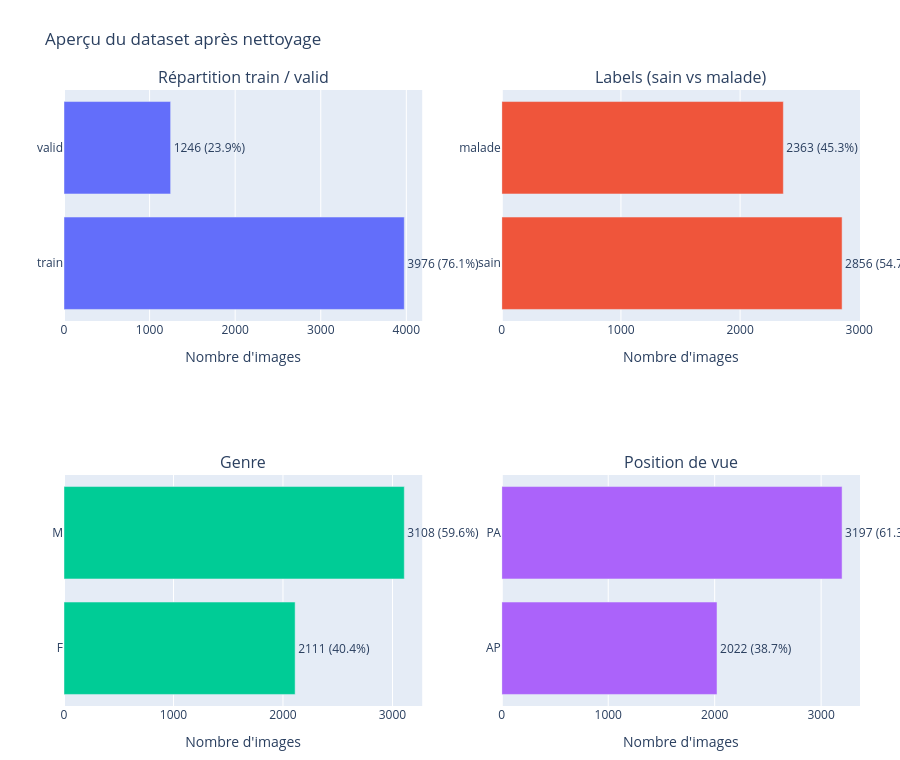
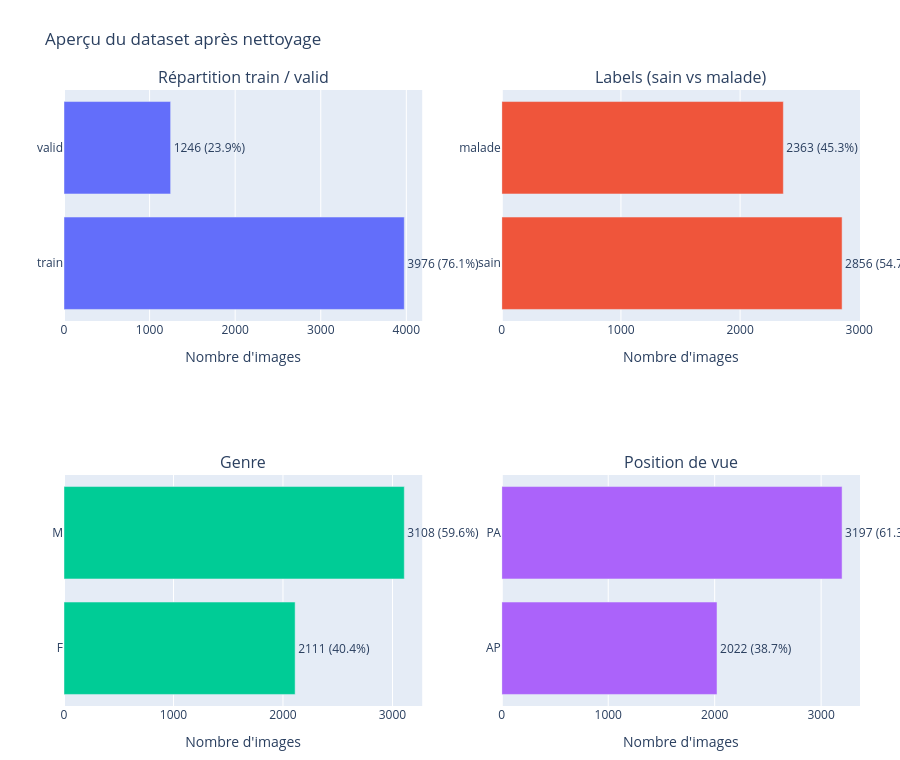
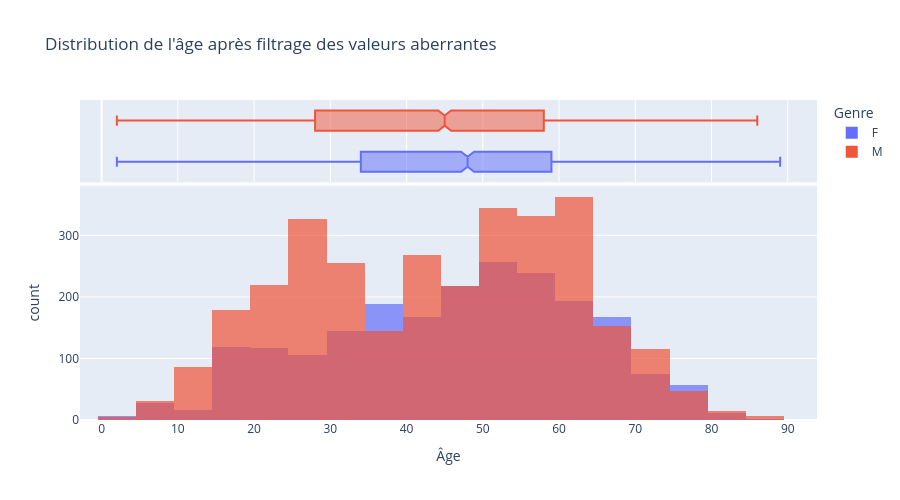

Notebook code for these charts, in order:
### Code cell
# === Nettoyage et aperçu des données (style mi-projet) ===
df = df_raw.copy()

# Filtrage des âges aberrants dès la préparation
df_before_age_filter = df.copy()
df = df[df['Patient Age'] < 100].copy()
n_removed_age = len(df_before_age_filter) - len(df)

split_counts = df_split['train_valid'].value_counts().reindex(['train', 'valid']).fillna(0).astype(int)
label_counts = df['label'].value_counts().reindex(['sain', 'malade']).fillna(0).astype(int)
gender_counts = df['Patient Gender'].value_counts().reindex(['F', 'M']).fillna(0).astype(int)
position_counts = df['View Position'].value_counts().reindex(['AP', 'PA']).fillna(0).astype(int)

# Palette proche des defaults Plotly utilises dans le mi-projet
plotly_colors = ['#636EFA', '#EF553B', '#00CC96', '#AB63FA']

def add_count_bar(fig, series, row, col, color):
    total = series.sum()
    df_plot = pd.DataFrame({'cat': series.index.astype(str), 'count': series.values})
    df_plot['pct'] = 100 * df_plot['count'] / total if total > 0 else 0.0
    df_plot['text'] = df_plot['count'].astype(str) + ' (' + df_plot['pct'].round(1).astype(str) + '%)'
    fig.add_trace(
        go.Bar(
            x=df_plot['count'],
            y=df_plot['cat'],
            orientation='h',
            marker_color=color,
            text=df_plot['text'],
            textposition='outside',
            cliponaxis=False,
            showlegend=False,
            hovertemplate='%{y}: %{x}<extra></extra>',
        ),
        row=row,
        col=col,
    )

fig = make_subplots(
    rows=2, cols=2,
    subplot_titles=[
        'Répartition train / valid', 'Labels (sain vs malade)',
        'Genre', 'Position de vue'
    ],
    specs=[[{'type': 'bar'}, {'type': 'bar'}],
           [{'type': 'bar'}, {'type': 'bar'}]]
)

add_count_bar(fig, split_counts, 1, 1, plotly_colors[0])
add_count_bar(fig, label_counts, 1, 2, plotly_colors[1])
add_count_bar(fig, gender_counts, 2, 1, plotly_colors[2])
add_count_bar(fig, position_counts, 2, 2, plotly_colors[3])

fig.update_xaxes(title_text="Nombre d'images")
fig.update_yaxes(title_text='')
fig.update_layout(
    height=760,
    template='plotly',
    title_text='Aperçu du dataset après nettoyage',
    margin=dict(l=40, r=40, t=90, b=40),
)
fig.show()

age_fig = px.histogram(
    df,
    x='Patient Age',
    color='Patient Gender',
    nbins=30,
    opacity=0.7,
    marginal='box',
    barmode='overlay',
    title="Distribution de l'âge après filtrage des valeurs aberrantes",
    labels={'Patient Age': 'Âge', 'Patient Gender': 'Genre'},
)
age_fig.update_layout(template='plotly', height=500)
age_fig.show()

summary_df = pd.DataFrame({
    'Mesure': [
        'Images avant filtrage',
        'Images après filtrage',
        'Images retirées',
        'Taux de maladie',
        "Proportion d'hommes",
        'Proportion de PA',
        'Âge moyen',
        'Âge médian',
    ],
    'Valeur': [
        len(df_before_age_filter),
        len(df),
        n_removed_age,
        f"{(df['label'] == 'malade').mean():.2%}",
        f"{(df['Patient Gender'] == 'M').mean():.2%}",
        f"{(df['View Position'] == 'PA').mean():.2%}",
        f"{df['Patient Age'].mean():.1f}",
        f"{df['Patient Age'].median():.1f}",
    ]
})
summary_df

### Figure 1 — Plotly figure (JSON) as saved in the notebook; plotly's stock layout.template omitted (floating-point values rounded to 4 significant figures)
{"data": [{"cliponaxis": false, "hovertemplate": "%{y}: %{x}<extra></extra>", "marker": {"color": "#636EFA"}, "orientation": "h", "showlegend": false, "text": ["3976 (76.1%)", "1246 (23.9%)"], "textposition": "outside", "type": "bar", "x": [3976, 1246], "xaxis": "x", "y": ["train", "valid"], "yaxis": "y"}, {"cliponaxis": false, "hovertemplate": "%{y}: %{x}<extra></extra>", "marker": {"color": "#EF553B"}, "orientation": "h", "showlegend": false, "text": ["2856 (54.7%)", "2363 (45.3%)"], "textposition": "outside", "type": "bar", "x": [2856, 2363], "xaxis": "x2", "y": ["sain", "malade"], "yaxis": "y2"}, {"cliponaxis": false, "hovertemplate": "%{y}: %{x}<extra></extra>", "marker": {"color": "#00CC96"}, "orientation": "h", "showlegend": false, "text": ["2111 (40.4%)", "3108 (59.6%)"], "textposition": "outside", "type": "bar", "x": [2111, 3108], "xaxis": "x3", "y": ["F", "M"], "yaxis": "y3"}, {"cliponaxis": false, "hovertemplate": "%{y}: %{x}<extra></extra>", "marker": {"color": "#AB63FA"}, "orientation": "h", "showlegend": false, "text": ["2022 (38.7%)", "3197 (61.3%)"], "textposition": "outside", "type": "bar", "x": [2022, 3197], "xaxis": "x4", "y": ["AP", "PA"], "yaxis": "y4"}], "layout": {"annotations": [{"font": {"size": 16}, "showarrow": false, "text": "Répartition train / valid", "x": 0.225, "xanchor": "center", "xref": "paper", "y": 1, "yanchor": "bottom", "yref": "paper"}, {"font": {"size": 16}, "showarrow": false, "text": "Labels (sain vs malade)", "x": 0.775, "xanchor": "center", "xref": "paper", "y": 1, "yanchor": "bottom", "yref": "paper"}, {"font": {"size": 16}, "showarrow": false, "text": "Genre", "x": 0.225, "xanchor": "center", "xref": "paper", "y": 0.375, "yanchor": "bottom", "yref": "paper"}, {"font": {"size": 16}, "showarrow": false, "text": "Position de vue", "x": 0.775, "xanchor": "center", "xref": "paper", "y": 0.375, "yanchor": "bottom", "yref": "paper"}], "height": 760, "margin": {"b": 40, "l": 40, "r": 40, "t": 90}, "title": {"text": "Aperçu du dataset après nettoyage"}, "xaxis": {"anchor": "y", "domain": [0, 0.45], "title": {"text": "Nombre d'images"}}, "xaxis2": {"anchor": "y2", "domain": [0.55, 1], "title": {"text": "Nombre d'images"}}, "xaxis3": {"anchor": "y3", "domain": [0, 0.45], "title": {"text": "Nombre d'images"}}, "xaxis4": {"anchor": "y4", "domain": [0.55, 1], "title": {"text": "Nombre d'images"}}, "yaxis": {"anchor": "x", "domain": [0.625, 1], "title": {"text": ""}}, "yaxis2": {"anchor": "x2", "domain": [0.625, 1], "title": {"text": ""}}, "yaxis3": {"anchor": "x3", "domain": [0, 0.375], "title": {"text": ""}}, "yaxis4": {"anchor": "x4", "domain": [0, 0.375], "title": {"text": ""}}}}

### Figure 2 — Plotly figure (JSON) as saved in the notebook; plotly's stock layout.template omitted (floating-point values rounded to 4 significant figures)
{"data": [{"cliponaxis": false, "hovertemplate": "%{y}: %{x}<extra></extra>", "marker": {"color": "#636EFA"}, "orientation": "h", "showlegend": false, "text": ["3976 (76.1%)", "1246 (23.9%)"], "textposition": "outside", "type": "bar", "x": [3976, 1246], "xaxis": "x", "y": ["train", "valid"], "yaxis": "y"}, {"cliponaxis": false, "hovertemplate": "%{y}: %{x}<extra></extra>", "marker": {"color": "#EF553B"}, "orientation": "h", "showlegend": false, "text": ["2856 (54.7%)", "2363 (45.3%)"], "textposition": "outside", "type": "bar", "x": [2856, 2363], "xaxis": "x2", "y": ["sain", "malade"], "yaxis": "y2"}, {"cliponaxis": false, "hovertemplate": "%{y}: %{x}<extra></extra>", "marker": {"color": "#00CC96"}, "orientation": "h", "showlegend": false, "text": ["2111 (40.4%)", "3108 (59.6%)"], "textposition": "outside", "type": "bar", "x": [2111, 3108], "xaxis": "x3", "y": ["F", "M"], "yaxis": "y3"}, {"cliponaxis": false, "hovertemplate": "%{y}: %{x}<extra></extra>", "marker": {"color": "#AB63FA"}, "orientation": "h", "showlegend": false, "text": ["2022 (38.7%)", "3197 (61.3%)"], "textposition": "outside", "type": "bar", "x": [2022, 3197], "xaxis": "x4", "y": ["AP", "PA"], "yaxis": "y4"}], "layout": {"annotations": [{"font": {"size": 16}, "showarrow": false, "text": "Répartition train / valid", "x": 0.225, "xanchor": "center", "xref": "paper", "y": 1, "yanchor": "bottom", "yref": "paper"}, {"font": {"size": 16}, "showarrow": false, "text": "Labels (sain vs malade)", "x": 0.775, "xanchor": "center", "xref": "paper", "y": 1, "yanchor": "bottom", "yref": "paper"}, {"font": {"size": 16}, "showarrow": false, "text": "Genre", "x": 0.225, "xanchor": "center", "xref": "paper", "y": 0.375, "yanchor": "bottom", "yref": "paper"}, {"font": {"size": 16}, "showarrow": false, "text": "Position de vue", "x": 0.775, "xanchor": "center", "xref": "paper", "y": 0.375, "yanchor": "bottom", "yref": "paper"}], "height": 760, "margin": {"b": 40, "l": 40, "r": 40, "t": 90}, "title": {"text": "Aperçu du dataset après nettoyage"}, "xaxis": {"anchor": "y", "domain": [0, 0.45], "title": {"text": "Nombre d'images"}}, "xaxis2": {"anchor": "y2", "domain": [0.55, 1], "title": {"text": "Nombre d'images"}}, "xaxis3": {"anchor": "y3", "domain": [0, 0.45], "title": {"text": "Nombre d'images"}}, "xaxis4": {"anchor": "y4", "domain": [0.55, 1], "title": {"text": "Nombre d'images"}}, "yaxis": {"anchor": "x", "domain": [0.625, 1], "title": {"text": ""}}, "yaxis2": {"anchor": "x2", "domain": [0.625, 1], "title": {"text": ""}}, "yaxis3": {"anchor": "x3", "domain": [0, 0.375], "title": {"text": ""}}, "yaxis4": {"anchor": "x4", "domain": [0, 0.375], "title": {"text": ""}}}}

### Figure 3 — Plotly figure (JSON) as saved in the notebook; plotly's stock layout.template omitted (floating-point values rounded to 4 significant figures; data arrays with more than 128 entries replaced by an {"elided": "..."} marker saying what was removed)
{"data": [{"bingroup": "x", "hovertemplate": "Genre=F<br>Âge=%{x}<br>count=%{y}<extra></extra>", "legendgroup": "F", "marker": {"color": "#636efa", "opacity": 0.7, "pattern": {"shape": ""}}, "name": "F", "nbinsx": 30, "orientation": "v", "showlegend": true, "type": "histogram", "x": {"elided": "2111 int values"}, "xaxis": "x", "yaxis": "y"}, {"hovertemplate": "Genre=F<br>Âge=%{x}<extra></extra>", "legendgroup": "F", "marker": {"color": "#636efa"}, "name": "F", "notched": true, "showlegend": false, "type": "box", "x": {"elided": "2111 int values"}, "xaxis": "x2", "yaxis": "y2"}, {"bingroup": "x", "hovertemplate": "Genre=M<br>Âge=%{x}<br>count=%{y}<extra></extra>", "legendgroup": "M", "marker": {"color": "#EF553B", "opacity": 0.7, "pattern": {"shape": ""}}, "name": "M", "nbinsx": 30, "orientation": "v", "showlegend": true, "type": "histogram", "x": {"elided": "3108 int values"}, "xaxis": "x", "yaxis": "y"}, {"hovertemplate": "Genre=M<br>Âge=%{x}<extra></extra>", "legendgroup": "M", "marker": {"color": "#EF553B"}, "name": "M", "notched": true, "showlegend": false, "type": "box", "x": {"elided": "3108 int values"}, "xaxis": "x2", "yaxis": "y2"}], "layout": {"barmode": "overlay", "height": 500, "legend": {"title": {"text": "Genre"}, "tracegroupgap": 0}, "title": {"text": "Distribution de l'âge après filtrage des valeurs aberrantes"}, "xaxis": {"anchor": "y", "domain": [0, 1], "title": {"text": "Âge"}}, "xaxis2": {"anchor": "y2", "domain": [0, 1], "matches": "x", "showgrid": true, "showticklabels": false}, "yaxis": {"anchor": "x", "domain": [0, 0.7326], "title": {"text": "count"}}, "yaxis2": {"anchor": "x2", "domain": [0.7426, 1], "matches": "y2", "showgrid": false, "showline": false, "showticklabels": false, "ticks": ""}}}
